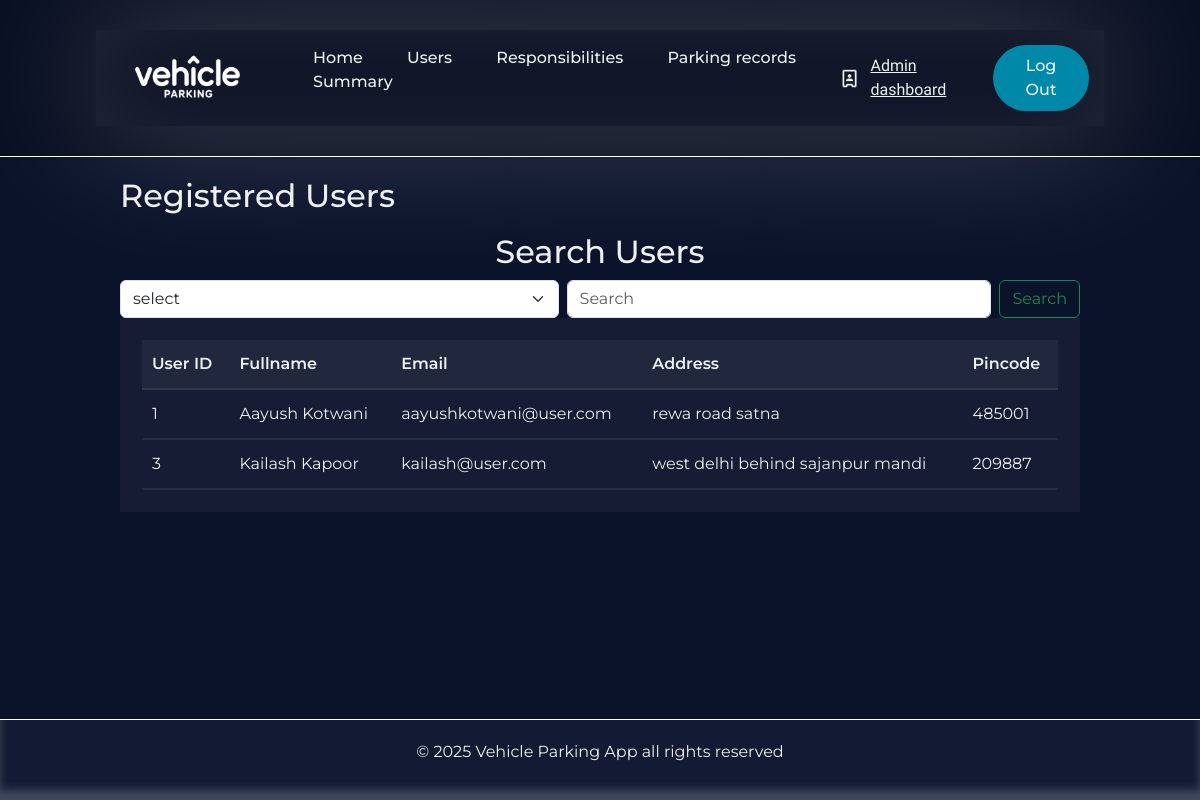
Before: /user-details with the older database file.
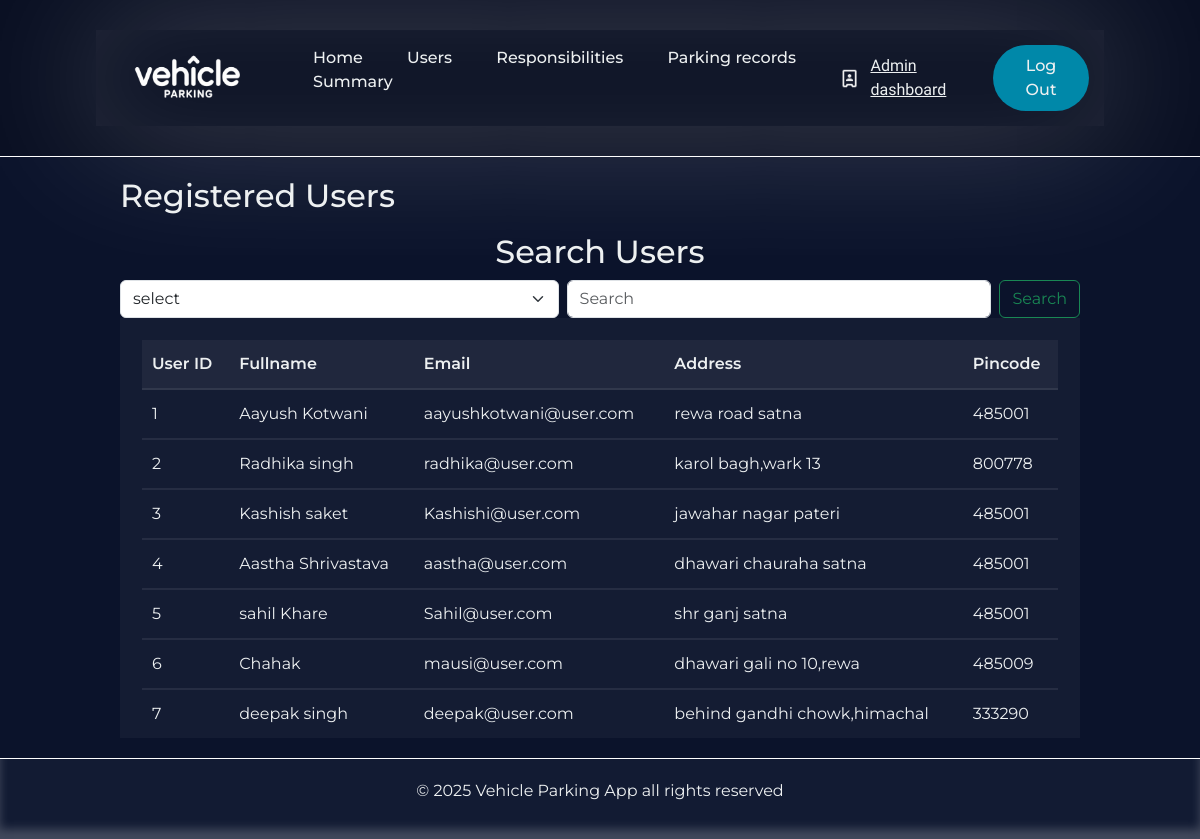
After: the same page with the newer database file.
### Application/models.py (models this page shows)
class User(db.Model):
    __tablename__='user'
    id=db.Column(db.Integer,primary_key=True)
    name=db.Column(db.String(80),nullable=False)
    email=db.Column(db.String(150),unique=True,nullable=False)
    password=db.Column(db.String(512),nullable=False)
    address=db.Column(db.String(250),nullable=False)
    pincode=db.Column(db.String(6),nullable=False)
    role=db.Column(db.String(10),default='user',nullable=False)
    record=db.relationship('Parkingrecords',backref='user',lazy=True)

### Application/controllers.py (the view, shortened to what this page needs)
@app.route('/user-details',methods=['GET','POST'])
def user_details():
    user_details=User.query.filter_by(role='user').all()
    return render_template('user_details.html',user_details=user_details)

### templates/user_details.html (shortened to what this page needs)
{% extends 'admin_base.html' %}
{% block content %}
<div class="parkinglot-table-heading-container">
                    <h2>Registered Users</h2>
                </div>
                <div class="parkinglot-table-heading-container-user">
                    <h2>Search Users</h2>
                </div>
                <form class="d-flex" action="{{ url_for('user_details') }}" method="POST">
                  <select class="form-select me-2" aria-label="Default select example" name="key" required>
                    <option selected>select</option>
                  </select>
                  <input class="form-control me-2" type="text" name="search_value" placeholder="Search" aria-label="Search" required>
                  <input class="btn btn-outline-success" type="submit" value="Search">
                </form>
                <div class="parkinglot-table-container">
                  <table class="parkinglot-table">
                        <thead>
                          <tr>
                              <th>User ID</th>
                              <th>Fullname</th>
                              <th>Email</th>
                              <th>Address</th>
                              <th>Pincode</th>
                          </tr>
                        </thead>
                        <tbody>
                         {% for user in user_details %}
                        <tr>
                            <td>{{user.id}}</td>
                            <td>{{user.name}}</td>
                            <td>{{user.email}}</td>
                            <td>{{user.address}}</td>
                            <td>{{user.pincode}}</td>
                        </tr>
                        {% endfor %}
                    </tbody>
                  </table>
                </div>
{% endblock %}

### templates/admin_base.html (shortened to what this page needs)
<!DOCTYPE html>
<html lang="en">
  <head>
    <link
      href="https://cdn.jsdelivr.net/npm/bootstrap@5.3.3/dist/css/bootstrap.min.css"
      rel="stylesheet"
    />
    <link rel="stylesheet" href="/static/style.css" />
  </head>
  <body>
    <div class="main_page">
      <header class="header_section">
        <div class="header_canvas">
          <img
            class="logo"
            src="/static/Vehicle parking app logo.png"
            alt="logo"
            height="50px"
            width="150px"
          />
          <nav>
            <ul class="nav__links">
              <li><a href="/">Home</a></li>
              <li><a href="{{url_for('user_details')}}">Users</a></li>
              <li><a href="#">Responsibilities</a></li>
              <li><a href="{{url_for('parking_records')}}">Parking records</a></li>
              <li><a href="{{url_for('admin_summary')}}">Summary</a></li>
            </ul>
          </nav>
          <div class="nav_side_buttons">
            <img id="user_icon" src="/static/admin_icon.png" alt="" />
            <a href="{{url_for('admin_dash')}}"><span id="header_signature">Admin dashboard </span></a>
            <a class="header_logout_button" href="{{url_for('logout')}}"
              ><button>Log Out</button></a
            >
          </div>
        </div>
      </header>
      <main class="main_section">{% block content %} {% endblock %}</main>
      <footer class="footer_section">
        <p>&copy; 2025 Vehicle Parking App all rights reserved</p>
      </footer>
    </div>
  </body>
</html>

### static/style.css (style rules this page uses)
* { box-sizing: border-box; margin: 0; padding: 0; font-family: "Montserrat",sans-serif; }
html,body { height: 100%; background-color: #0b132b; color: #edf0f1; }
.main_page { display: flex; flex-direction: column; min-height: 100vh; }
.header_section { padding: 30px 8%; border-bottom: 1px solid white; background-color: #090f22; }
.header_canvas { padding: 15px; display: flex; justify-content: space-between; align-items: center; box-shadow: inset 0 0 100px rgba(255, 255, 255, 0.11), 0 0 150px rgba(255, 255, 255, 0.25); }
li,a,button { font-weight: 500; font-size: 16px; color: inherit; text-decoration: none; }
.logo { cursor: pointer; }
.nav__links { list-style: none; }
.nav__links li { display: inline-block; padding: 0px 20px; }
.nav__links li a { transition: all 0.3s ease 0s; }
.nav_side_buttons { display: flex; align-items: center; gap: 10px; }
.nav_side_buttons button { padding: 9px 25px; background-color: rgba(0, 136, 169, 1); border: none; border-radius: 50px; cursor: pointer; transition: all 0.3s ease 0s; }
#user_icon { height: 21px; }
#header_signature { margin-right: 10px; font-family: "Delius Swash Caps"; text-decoration: underline; font-size:medium; }
.main_section { flex: 1; padding: 20px 10%; }
.footer_section { background-color: #121b33; padding: 20px 10%; text-align: center; color: #edf0f1; border-top: 1px solid white; box-shadow: inset 0 -10px 10px rgba(255, 255, 255, 0.2); }
.parkinglot-table-heading-container { margin-bottom: 10px; display: flex; justify-content: space-between; }
.parkinglot-table-heading-container-user { display: flex; justify-content: center; }
.parkinglot-table-container { padding: 22px; width: 100%; background-color: rgba(255, 255, 255, 0.040); border: #f7f7f7; overflow-y: auto; max-height: 420px; }
.parkinglot-table { width: 100%; border-radius: 30px; border-collapse: separate; border-spacing: 0px; }
.parkinglot-table th, .parkinglot-table td { padding: 12px 10px; border-bottom: 2px solid rgba(255, 255, 255, 0.080);; }
.parkinglot-table th { text-align: left; background-color: rgba(255, 255, 255, 0.05); font-weight: 600; }
.parkinglot-table td { text-align: left; }

Changed rows visible on the page:
now on this page (row edited): User: id "2", name "Radhika singh", email "radhika@user.com", address "karol bagh,wark 13", pincode "800778"
changed User id 3: name "Kailash Kapoor" → "Kashish saket"; email "kailash@user.com" → "Kashishi@user.com"; address "west delhi behind sajanpur mandi" → "jawahar nagar pateri"; pincode "209887" → "485001"
added User: id "4", name "Aastha Shrivastava", email "aastha@user.com", address "dhawari chauraha satna", pincode "485001"
added User: id "5", name "sahil Khare", email "Sahil@user.com", address "shr ganj satna", pincode "485001"
added User: id "6", name "Chahak", email "mausi@user.com", address "dhawari gali no 10,rewa", pincode "485009"
added User: id "7", name "deepak singh", email "deepak@user.com", address "behind gandhi chowk,himachal", pincode "333290"
